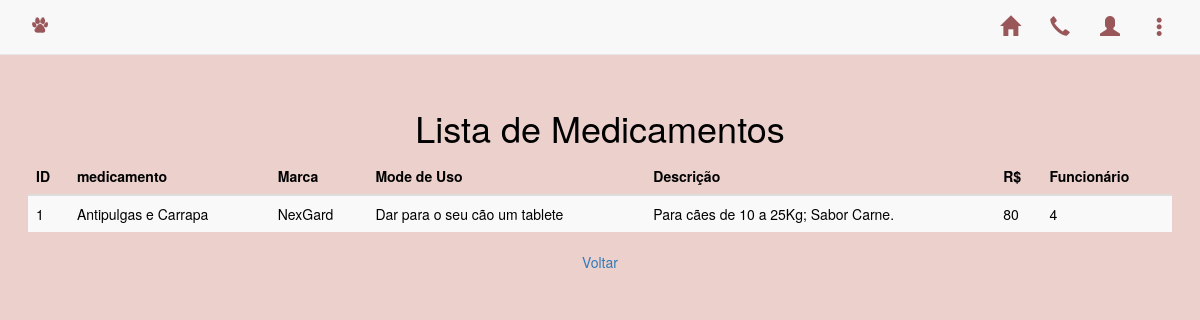
/medicamento.php, run on the app's committed database.
### tables this page shows
CREATE TABLE `medicamentos` (
  `ID_medicamentos` int(11) NOT NULL,
  `medicamento` varchar(20) NOT NULL,
  `marca` varchar(20) NOT NULL,
  `modo_uso` varchar(30) NOT NULL,
  `descricao` varchar(100) NOT NULL,
  `preco` float NOT NULL,
  `funcionario` int(11) NOT NULL
);

### medicamento.php (the view, shortened to what this page needs)
<!DOCTYPE html>
<html lang="pt-br">
<head>
  <link href="estilo.css" rel="stylesheet" />
  <link rel="stylesheet" href="https://maxcdn.bootstrapcdn.com/bootstrap/3.4.1/css/bootstrap.min.css">
</head>
<body>
  <nav class="navbar navbar-default navbar-fixed-top">
    <div class="container">
      <div class="navbar-header">
        <img class="navbar-brand" href="#" src="icone.png" />
      </div>
      <div class="collapse navbar-collapse" id="myNavbar">
        <ul class="nav navbar-nav navbar-right">
          <li class="link"><a href="index.html" target="_self" title="Voltar para a página inicial" class="glyphicon glyphicon-home"></a></li>
          <li class="link"><a href="contatos.php" target="_self" title="Entre em contato conosco!" class="glyphicon glyphicon-earphone"></a></li>
          <li class="dropdown"><a class="dropdown-toggle" data-toggle="dropdown" href="#"><span class="glyphicon glyphicon-user" title="Login"></span></a>
          </li>
          <li class="dropdown"><a class="dropdown-toggle" data-toggle="dropdown" href="#"><span class="glyphicon glyphicon-option-vertical" title="Menu"></span></a>
          </li>
        </ul>
      </div>
    </div>
  </nav>
  <br><br><br>
<body>
<?php
	$operacao = $_POST['operacao'];
	$conexao = mysqli_connect('localhost','root','','gerenciador_animais');
  	if($operacao=='incluir'){
  		if((!empty($_POST['medicamento'])) && (!empty($_POST['marca'])) && (!empty($_POST['modo_uso'])) && (!empty($_POST['descricao'])) && (!empty($_POST['preco'])) && (!empty($_POST['funcionario']))){
    	$medicamento = $_POST['medicamento'];
        $marca = $_POST['marca'];
        $modo_uso = $_POST['modo_uso'];
        $descricao = $_POST['descricao'];
        $preco = $_POST['preco'];
        $funcionario = $_POST['funcionario'];
    	$sql = "INSERT INTO MEDICAMENTOS VALUES('','$medicamento','$marca','$modo_uso','$descricao','$preco','$funcionario');";
    		if(mysqli_query($conexao,$sql)){
  	  		echo '<p class="text-center">Cadastrado!</p>';
      		echo '<p class="text-center"><a href="medicamentos.php
          ">Voltar</a></p>';
    		}
    		else{
      			echo '<p>Erro ao cadastrar no Banco de Dados.</p>';
      			echo '<p><a href="medicamentos.php
            ">Voltar</a></p>';
    		}
  		}
  		else{
    		echo '<p class="text-center">Cadastro não efetuado.<br/>Favor preencher todos os campos.</p>';
    		echo '<p class="text-center"><a href="medicamentos.php
        ">Voltar</a></p>';
 		}
	}
	else{
		$sql = "SELECT * FROM MEDICAMENTOS";
		$selecao = mysqli_query($conexao, $sql);
		$quantidadeSelecionada = mysqli_num_rows($selecao);
		echo '<h1 class="text-center">Lista de Medicamentos</h1>';
		echo '<table class="table table-striped">';
        echo "<thead><tr><th>ID</th><th>medicamento</th><th>Marca</th><th>Mode de Uso</th><th>Descrição</th><th>R$</th><th>Funcionário</th>";
        echo '<tbody>';
    for($i=0; $i<$quantidadeSelecionada; $i++){
			$vetor = mysqli_fetch_row($selecao);
			echo "\n<tr><td>".$vetor[0]."</td>";
            echo "<td>".$vetor[1]."</td>";
            echo "<td>".$vetor[2]."</td>";
            echo "<td>".$vetor[3]."</td>";
            echo "<td>".$vetor[4]."</td>";
            echo "<td>".$vetor[5]."</td>";
            echo "<td>".$vetor[6]."</td>";
		}
    echo '</tbody></table>';
		echo '<p class="text-center"><a href="medicamentos.php
    ">Voltar</a></p>';
	}
?>
</body>
<html>

### estilo.css (style rules this page uses)
.glyphicon, .preto { color:#99575A !important; font-size: 20px; }

### medicamento.php (style rules this page uses)
body { background-color: #EBD0CC; color: #000; margin:2em; }

### data on the page
medicamentos: ID_medicamentos "1", medicamento "Antipulgas e Carrapa", marca "NexGard", modo_uso "Dar para o seu cão um tablete", descricao "Para cães de 10 a 25Kg; Sabor Carne.", preco "80", funcionario "4"
